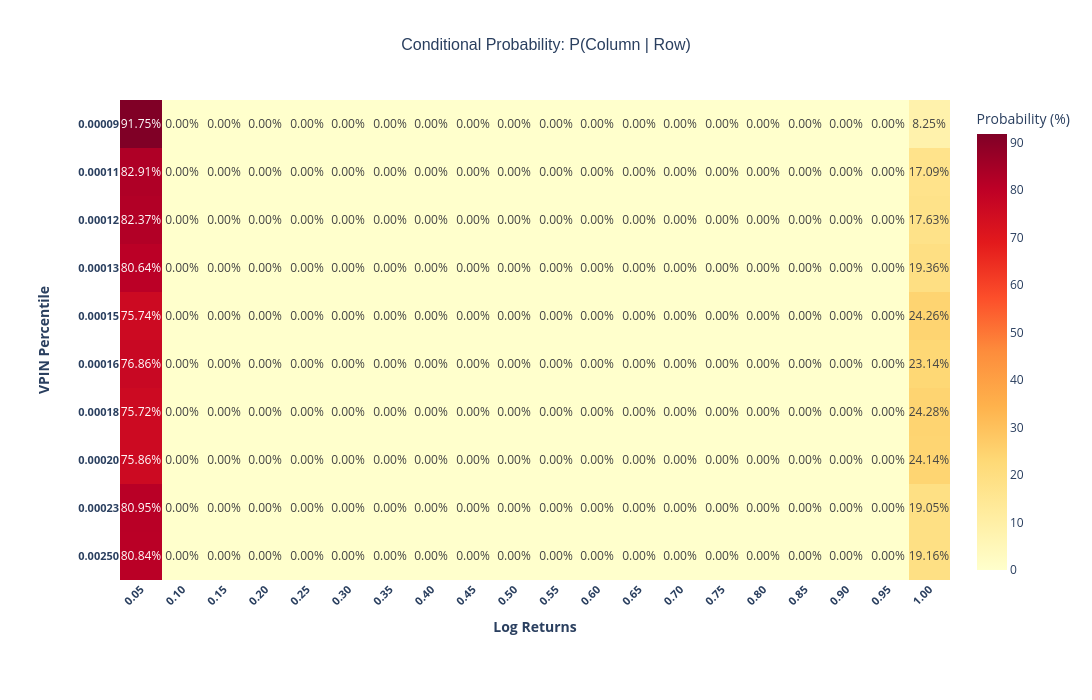

Notebook code cell kept with this figure:
### Markdown cell above
### Streak Heatmap

### Code cell
# Labels

x_labels = reverse_cols3 #['10%', '25%', '50%', '75%'] 20
y_labels = reverse_rows3 #['State A', 'State B', 'State C', 'State D', 'State E']

# Seaborn version
fig_sns, ax_sns = heatmap_seaborn(
    data=reverse_matrix3,
    x_labels=x_labels,
    y_labels=y_labels,
    title='Conditional Probability: P(Column | Row)',
    decimals=2,
    figsize=(10, 8)
)
plt.show()

# Plotly version
fig_plotly2 = heatmap_plotly(
    data=reverse_matrix3,
    x_labels=x_labels,
    y_labels=y_labels,
    title='Conditional Probability: P(Column | Row)',
    x_axis_title="Log Returns",
    y_axis_title="VPIN Percentile",
    decimals=2,
    width=1200,
    height=700
)

fig_plotly2.show()

### Figure 1 — Plotly figure (JSON) as saved in the notebook; plotly's stock layout.template omitted (floating-point values rounded to 4 significant figures; data arrays with more than 128 entries replaced by an {"elided": "..."} marker saying what was removed)
{"data": [{"colorbar": {"title": {"text": "Probability (%)"}}, "colorscale": [[0, "rgb(255,255,204)"], [0.125, "rgb(255,237,160)"], [0.25, "rgb(254,217,118)"], [0.375, "rgb(254,178,76)"], [0.5, "rgb(253,141,60)"], [0.625, "rgb(252,78,42)"], [0.75, "rgb(227,26,28)"], [0.875, "rgb(189,0,38)"], [1, "rgb(128,0,38)"]], "text": {"elided": "10x20 str values"}, "textfont": {"size": 12}, "texttemplate": "%{text}", "type": "heatmap", "x": ["0.05", "0.10", "0.15", "0.20", "0.25", "0.30", "0.35", "0.40", "0.45", "0.50", "0.55", "0.60", "0.65", "0.70", "0.75", "0.80", "0.85", "0.90", "0.95", "1.00"], "y": ["0.00009", "0.00011", "0.00012", "0.00013", "0.00015", "0.00016", "0.00018", "0.00020", "0.00023", "0.00250"], "z": {"elided": "10x20 float values"}}], "layout": {"height": 700, "margin": {"b": 120, "l": 120, "r": 100, "t": 100}, "title": {"font": {"family": "Arial, sans-serif", "size": 16}, "text": "Conditional Probability: P(Column | Row)", "x": 0.5, "xanchor": "center"}, "width": 1200, "xaxis": {"side": "bottom", "tickangle": -45, "tickfont": {"size": 11, "weight": "bold"}, "title": {"font": {"size": 14, "weight": "bold"}, "text": "Log Returns"}}, "yaxis": {"autorange": "reversed", "tickfont": {"size": 11, "weight": "bold"}, "title": {"font": {"size": 14, "weight": "bold"}, "standoff": 25, "text": "VPIN Percentile"}}}}
